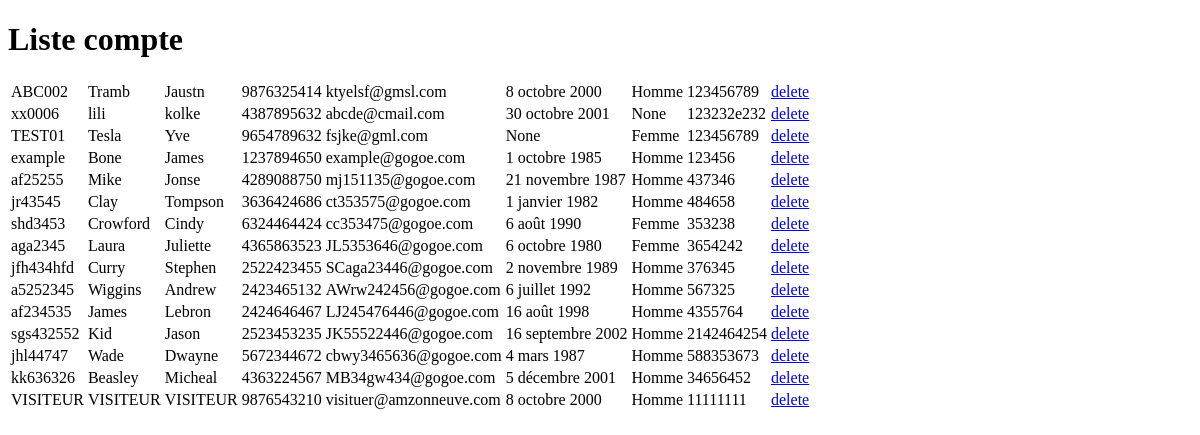
Page /compte/liste/ on the earlier database version.
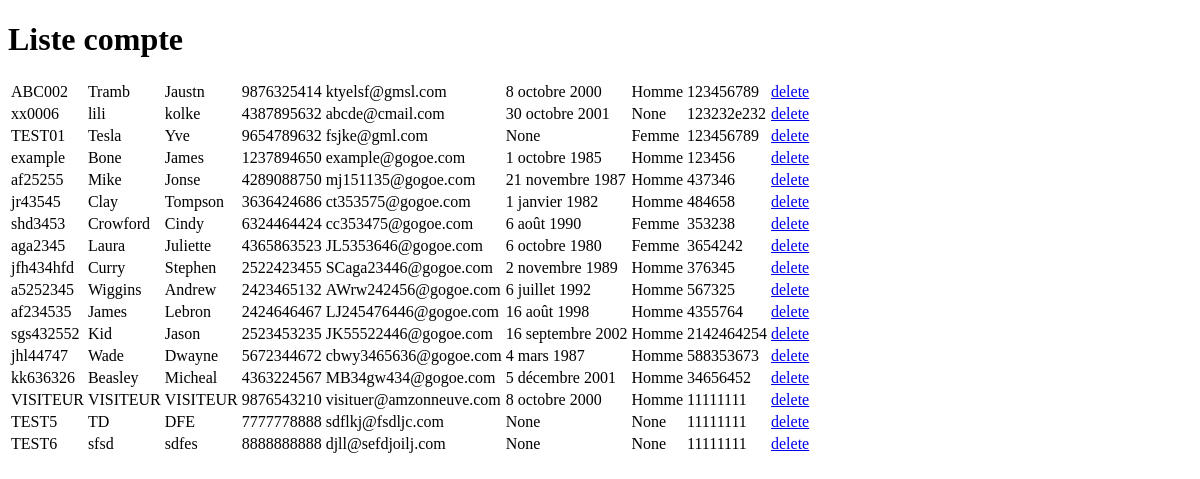
Same page on the later database version.
### gestion_vente/models.py (models this page shows, shortened)
class CompteUser(models.Model):
    nomCompte = models.CharField(verbose_name='Nom Compte',max_length=20, unique=True)
    nom = models.CharField(verbose_name='Nom',  max_length=20)
    prenom = models.CharField(verbose_name='Prenom', max_length=20)
    telephone = models.CharField(verbose_name='Telephone', max_length=20)
    courriel = models.EmailField(verbose_name='courriel')
    motDePasse = models.CharField(verbose_name='Mot de passe',  max_length=30)
    dateNaissance = models.DateField(verbose_name='Date de naissance', null=True, blank=True)
    gender_choices = (
        (1, 'Homme'),
        (2, 'Femme'),
    )
    gender = models.SmallIntegerField(verbose_name='Sexe', choices=gender_choices,null=True, blank=True)

### gestion_vente/views.py (the view)
# urls.py: path("compte/liste/", views.compte_liste, name="compte_liste"),
def compte_liste(request):
    liste1 = models.CompteUser.objects.all()
    row = models.CompteUser.objects.filter(id=1).first()
    form = CompteModelForm(instance=row)
    return render(request, "compte_liste.html", {"liste1":liste1, 'form': form})

### gestion_vente/templates/compte_liste.html (shortened to what this page needs)
<!DOCTYPE html>
<html lang="en">
<head>
</head>
<body>
    <h1>Liste compte</h1>
    <div>
        <table>
            {% for user in liste1 %}
            <tr>
                <td>{{ user.nomCompte }}</td>
                <td>{{ user.nom }}</td>
                <td>{{ user.prenom }}</td>
                <td>{{ user.telephone }} </td>
                <td>{{ user.courriel }}</td>
                <td>{{ user.dateNaissance }}</td>
                <td>{{ user.get_gender_display }}</td>
                <td>{{ user.motDePasse }}</td>
                <td><a href="/compte/{{ user.id }}/delete">delete</a></td>
            </tr>
            {% endfor %}
        </table>
    </div>
</body>
</html>

Differences in the rows shown:
added CompteUser: nomCompte "TEST5", nom "TD", prenom "DFE", telephone "7777778888", courriel "sdflkj@fsdljc.com", dateNaissance "None", gender "None", motDePasse "11111111"
added CompteUser: nomCompte "TEST6", nom "sfsd", prenom "sdfes", telephone "8888888888", courriel "djll@sefdjoilj.com", dateNaissance "None", gender "None", motDePasse "11111111"
